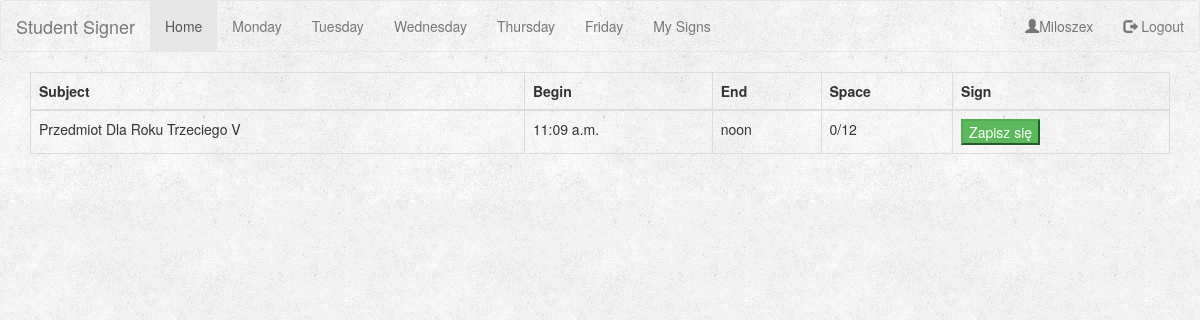
Screenshot of /friday/ (signed in) with the database file from the repository.
### signs/models.py (models this page shows, shortened)
class Subject(models.Model):
    DAY_CHOICE = (
        (1, 'Monday'),
        (2, 'Tuesday'),
        (3, 'Wednesday'),
        (4, 'Thursday'),
        (5, 'Friday'),
    )
    YEAR_CHOICE = (
        (0, 'undefined'),
        (1, '1'),
        (2, '2'),
        (3, '3'),
        (4, '4'),
        (5, '5'),
    )
    name = models.CharField(max_length=150)
    day = models.IntegerField(choices=DAY_CHOICE)
    begin_at = models.TimeField(blank=True)
    end_at = models.TimeField(blank=True)
    actual_space = models.IntegerField(default=0)
    space = models.IntegerField(default=0)
    year = models.IntegerField(choices=YEAR_CHOICE, default=0)
    class Meta:
        ordering = ['begin_at']

### signs/views.py (the view)
# urls.py: url(r'^friday/$', views.showFridayTable, name='showFriday'),
def showFridayTable(request):
    user = request.user
    if request.user.is_authenticated():
        subjects = Subject.objects.all().filter(day=5, year=request.user.extendeduser.year)
    else:
        subjects = Subject.objects.all().filter(day=5, year=0)
    subjects_participation = {}
    try:
        for object in Subject.objects.all():
            if Sign.objects.all().filter(subject=object.id, user=user).exists():
                subjects_participation[object.id] = {'state': 'disabled', 'text': 'Zapisano'}
            else:
                subjects_participation[object.id] = {'state': ' ', 'text': 'Zapisz się'}
    except:
        pass
    return render(request, 'signs/friday.html', {'subjects': subjects, 'participation': subjects_participation})

### signs/templates/signs/friday.html (shortened to what this page needs)
{% extends 'base.html' %}
{% block pageContent %}
    <table class="table table-bordered">
    <thead>
    <tr>
        <th>Subject</th>
        <th>Begin</th>
        <th>End</th>
        <th>Space</th>
        <th>Sign</th>
    </tr>
    </thead>
{% for subject in subjects %}
    <tbody>
        <td>{{ subject.name }}</td>
        <td>{{ subject.begin_at }}</td>
        <td>{{ subject.end_at }}</td>
        <td> {{ subject.actual_space }}/{{ subject.space }}</td>
        <td><button class="btn-success subjectButton" day="friday" subjectId="{{ subject.id }}"
			{% for key, value in participation.items %}
				{% if key == subject.id %}
					{{value.state}}>{{value.text}}
				{% endif %}
			{% endfor %}
		</button><br></td>
    </tbody>
{% endfor %}
    </table>
{% endblock %}

### account/templates/base.html (shortened to what this page needs)
<!DOCTYPE html>
<html lang="en">
<head>
  <link rel="stylesheet" href="https://maxcdn.bootstrapcdn.com/bootstrap/3.3.7/css/bootstrap.min.css">
    {% load staticfiles %}
    <link rel="stylesheet" type="text/css" href="{% static 'account/style.css' %}">
</head>
<body>
<nav class="navbar navbar-default" id="bar">
  <div class="container-fluid">
    <div class="navbar-header">
      <a class="navbar-brand" href="#">Student Signer</a>
    </div>
    <ul class="nav navbar-nav">
      <li class="active"><a href="{% url 'index' %}">Home</a></li>
        {% if user.is_authenticated %}
      <li><a href="{% url 'showMonday' %}">Monday</a></li>
      <li><a href="{% url 'showTuesday' %}">Tuesday</a></li>
      <li><a href="{% url 'showWednesday' %}">Wednesday</a></li>
      <li><a href="{% url 'showThursday' %}">Thursday</a></li>
      <li><a href="{% url 'showFriday' %}">Friday</a></li>
      <li><a href="{% url 'mysigns' %}">My Signs</a></li>
            {% endif %}
    </ul>
      <ul class="nav navbar-nav navbar-right">
          {% if user.is_authenticated %}
              <li><a href="#"><span class="glyphicon glyphicon-user"></span>{{ user }}</a></li>
              <li><a href="{%  url 'logout' %}"><span class="glyphicon glyphicon-log-out"></span> Logout </a></li>
          {% else %}
              <li><a href="{% url 'register' %}"><span class="glyphicon glyphicon-user"></span> Sign Up</a></li>
              <li><a href="{% url 'login' %}"><span class="glyphicon glyphicon-log-in"></span> Login</a></li>
          {% endif %}
      </ul>
  </div>
</nav>
<div class="container-fluid">
    <div class="container">
        {% block pageContent %}
        {% endblock %}
    </div>
</div>
</body>
</html>

### account/static/account/style.css (style rules this page uses)
body { background: white url("images/background.png"); }
#bar { background: white url("images/background.png"); }

### rows the page displays
Subject: name "Przedmiot Dla Roku Trzeciego V", begin_at "11:09 a.m.", end_at "noon", actual_space "0", space "12", text "Zapisz się"

### other values shown
{{ user }} "Miloszex"
